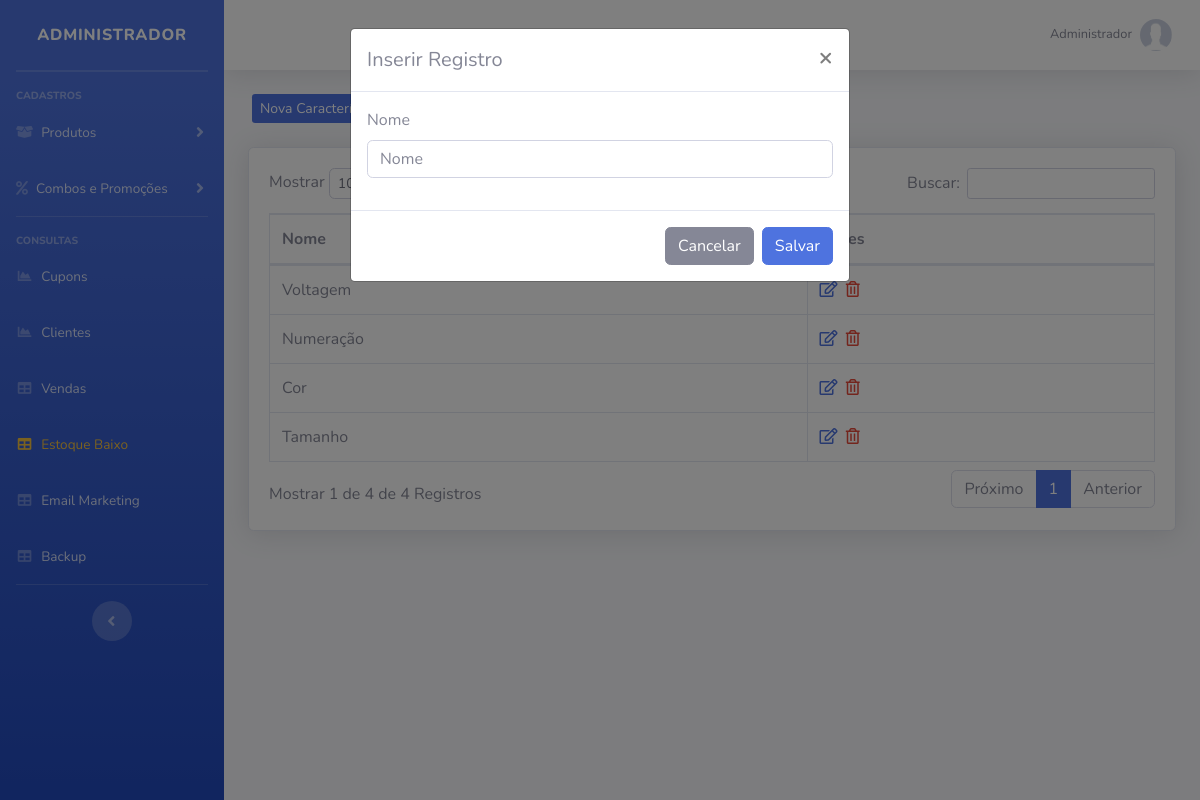
The page /sistema/painel-admin/index.php?pag=carac&funcao=novo (signed in) on the database its author committed.
### tables this page shows
CREATE TABLE `usuarios` (
  `id` int(11) NOT NULL AUTO_INCREMENT,
  `nome` varchar(50) NOT NULL,
  `cpf` varchar(20) NOT NULL,
  `email` varchar(50) NOT NULL,
  `senha` varchar(35) NOT NULL,
  `senha_crip` varchar(150) NOT NULL,
  `nivel` varchar(20) NOT NULL,
  PRIMARY KEY (`id`)
);

CREATE TABLE `carac` (
  `id` int(11) NOT NULL AUTO_INCREMENT,
  `nome` varchar(50) NOT NULL,
  PRIMARY KEY (`id`)
);

### config.php (called while the page is built, shortened)
<?php
$nivel_estoque = 5;
 ?>

### sistema/painel-admin/index.php (the view, shortened to what this page needs)
<?php
require_once("../../conexao.php");
$query = $pdo->query("SELECT * FROM produtos where estoque <= '$nivel_estoque' order by estoque asc ");
$res = $query->fetchAll(PDO::FETCH_ASSOC);
if(@count($res) > 0){
    $classe_estoque = 'text-warning';
}else{
    $classe_estoque = '';
}
$pag = @$_GET["pag"];
$menu1 = "produtos";
$menu2 = "categorias";
$menu3 = "sub-categorias";
$menu4 = "combos";
$menu5 = "promocoes";
$menu6 = "clientes";
$menu7 = "vendas";
$menu8 = "backup";
$menu9 = "tipo-envios";
$menu10 = "carac";
$menu11 = "alertas";
$menu12 = "cupons";
$menu13 = "estoque";
$res = $pdo->query("SELECT * FROM usuarios where id = '$_SESSION[id_usuario]'");
$dados = $res->fetchAll(PDO::FETCH_ASSOC);
$nome_usu = @$dados[0]['nome'];
?>
<!DOCTYPE html>
<html lang="en">
<head>
    <link href="../vendor/fontawesome-free/css/all.min.css" rel="stylesheet" type="text/css">
    <link href="../css/sb-admin-2.min.css" rel="stylesheet">
    <link href="../css/style.css" rel="stylesheet">
    <link href="../vendor/datatables/dataTables.bootstrap4.min.css" rel="stylesheet">
</head>
<body id="page-top">
    <div id="wrapper">
        <ul class="navbar-nav bg-gradient-primary sidebar sidebar-dark accordion" id="accordionSidebar">
            <a class="sidebar-brand d-flex align-items-center justify-content-center" href="index.php">
                <div class="sidebar-brand-text mx-3">Administrador</div>
            </a>
            <hr class="sidebar-divider my-0">
            <hr class="sidebar-divider">
            <div class="sidebar-heading">
                Cadastros
            </div>
            <li class="nav-item">
                <a class="nav-link collapsed" href="#" data-toggle="collapse" data-target="#collapseTwo" aria-expanded="true" aria-controls="collapseTwo">
                    <i class="fas fa-box-open"></i>
                    <span>Produtos</span>
                </a>
            </li>
            <li class="nav-item">
                <a class="nav-link collapsed" href="#" data-toggle="collapse" data-target="#collapseUtilities" aria-expanded="true" aria-controls="collapseUtilities">
                    <i class="fas fa-percent"></i>
                    <span>Combos e Promoções</span>
                </a>
            </li>
            <hr class="sidebar-divider">
            <div class="sidebar-heading">
                Consultas
            </div>
             <li class="nav-item">
                <a class="nav-link" href="index.php?pag=<?php echo $menu12 ?>">
                    <i class="fas fa-fw fa-chart-area"></i>
                    <span>Cupons</span></a>
                </li>
            <li class="nav-item">
                <a class="nav-link" href="index.php?pag=<?php echo $menu6 ?>">
                    <i class="fas fa-fw fa-chart-area"></i>
                    <span>Clientes</span></a>
                </li>
                <li class="nav-item">
                    <a class="nav-link" href="index.php?pag=<?php echo $menu7 ?>">
                        <i class="fas fa-fw fa-table"></i>
                        <span>Vendas</span></a>
                    </li>
                     <li class="nav-item">
                    <a class="nav-link" href="index.php?pag=<?php echo $menu13 ?>">
                        <i class="fas fa-fw fa-table <?php echo $classe_estoque ?>"></i>
                        <span class="<?php echo $classe_estoque ?>">Estoque Baixo</span></a>
                    </li>
                     <li class="nav-item">
                        <a class="nav-link" href="" data-toggle="modal" data-target="#ModalEmail">
                            <i class="fas fa-fw fa-table"></i>
                            <span>Email Marketing</span></a>
                        </li>
                    <li class="nav-item">
                        <a class="nav-link" href="backup.php">
                            <i class="fas fa-fw fa-table"></i>
                            <span>Backup</span></a>
                        </li>
                        <hr class="sidebar-divider d-none d-md-block">
                        <div class="text-center d-none d-md-inline">
                            <button class="rounded-circle border-0" id="sidebarToggle"></button>
                        </div>
                    </ul>
                    <div id="content-wrapper" class="d-flex flex-column">
                        <div id="content">
                            <nav class="navbar navbar-expand navbar-light bg-white topbar mb-4 static-top shadow">
                                <ul class="navbar-nav ml-auto">
                                    <li class="nav-item dropdown no-arrow">
                                        <a class="nav-link dropdown-toggle" href="#" id="userDropdown" role="button" data-toggle="dropdown" aria-haspopup="true" aria-expanded="false">
                                            <span class="mr-2 d-none d-lg-inline text-gray-600 small"><?php echo @$nome_usu ?></span>
                                            <img class="img-profile rounded-circle" src="../../img/sem-foto.jpg">
                                        </a>
                                    </li>
                                </ul>
                            </nav>
                            <div class="container-fluid">
                                <?php if ($pag == null) {
                                    include_once("home.php");
                                } else if ($pag==$menu1) {
                                    include_once($menu1.".php");
                                } else if ($pag==$menu2) {
                                    include_once($menu2.".php");
                                } else if ($pag==$menu3) {
                                    include_once($menu3.".php");
                                } else if ($pag==$menu4) {
                                    include_once($menu4.".php");
                                } else if ($pag==$menu5) {
                                    include_once($menu5.".php");
                                } else if ($pag==$menu6) {
                                    include_once($menu6.".php");
                                } else if ($pag==$menu7) {
                                    include_once($menu7.".php");
                                } else if ($pag==$menu8) {
                                    include_once($menu8.".php");
                                } else if ($pag==$menu9) {
                                    include_once($menu9.".php");
                                } else if ($pag==$menu10) {
                                    include_once($menu10.".php");
                                 } else if ($pag==$menu11) {
                                    include_once($menu11.".php");
                                } else if ($pag==$menu12) {
                                    include_once($menu12.".php");
                                } else if ($pag==$menu13) {
                                    include_once($menu13.".php");
                                } else {
                                    include_once("home.php");
                                }
                                ?>
                            </div>
                        </div>
                    </div>
                </div>
            </body>
            </html>

### sistema/painel-admin/carac.php (shortened to what this page needs)
<?php
$pag = "carac";
require_once("../../conexao.php");
?>
<div class="row mt-4 mb-4">
    <a type="button" class="btn-primary btn-sm ml-3 d-none d-md-block" href="index.php?pag=<?php echo $pag ?>&funcao=novo">Nova Característica</a>
</div>
<div class="card shadow mb-4">
    <div class="card-body">
        <div class="table-responsive">
            <table class="table table-bordered" id="dataTable" width="100%" cellspacing="0">
                <thead>
                    <tr>
                        <th>Nome</th>
                        <th>Ações</th>
                    </tr>
                </thead>
                <tbody>
                   <?php
                   $query = $pdo->query("SELECT * FROM carac order by id desc ");
                   $res = $query->fetchAll(PDO::FETCH_ASSOC);
                   for ($i=0; $i < count($res); $i++) {
                      $nome = $res[$i]['nome'];
                      $id = $res[$i]['id'];
                      ?>
                    <tr>
                        <td><?php echo $nome ?></td>
                        <td>
                             <a href="index.php?pag=<?php echo $pag ?>&funcao=editar&id=<?php echo $id ?>" class='text-primary mr-1' title='Editar Dados'><i class='far fa-edit'></i></a>
                            <a href="index.php?pag=<?php echo $pag ?>&funcao=excluir&id=<?php echo $id ?>" class='text-danger mr-1' title='Excluir Registro'><i class='far fa-trash-alt'></i></a>
                        </td>
                    </tr>
<?php } ?>
                </tbody>
            </table>
        </div>
    </div>
</div>
<div class="modal fade" id="modalDados" tabindex="-1" role="dialog" aria-labelledby="exampleModalLabel" aria-hidden="true">
    <div class="modal-dialog" role="document">
        <div class="modal-content">
            <div class="modal-header">
                <?php
                if (@$_GET['funcao'] == 'editar') {
                    $titulo = "Editar Registro";
                    $id2 = $_GET['id'];
                    $query = $pdo->query("SELECT * FROM carac where id = '" . $id2 . "' ");
                    $res = $query->fetchAll(PDO::FETCH_ASSOC);
                    $nome2 = $res[0]['nome'];
                } else {
                    $titulo = "Inserir Registro";
                }
                ?>
                <h5 class="modal-title" id="exampleModalLabel"><?php echo $titulo ?></h5>
                <button type="button" class="close" data-dismiss="modal" aria-label="Close">
                    <span aria-hidden="true">&times;</span>
                </button>
            </div>
            <form id="form" method="POST">
                <div class="modal-body">
                    <div class="form-group">
                        <label >Nome</label>
                        <input value="<?php echo @$nome2 ?>" type="text" class="form-control" id="nome-cat" name="nome-cat" placeholder="Nome">
                    </div>
                </div>
                <div class="modal-footer">
                    <button type="button" id="btn-fechar" class="btn btn-secondary" data-dismiss="modal">Cancelar</button>
                    <button type="submit" name="btn-salvar" id="btn-salvar" class="btn btn-primary">Salvar</button>
                </div>
            </form>
        </div>
    </div>
</div>

### rows shown on the page
usuarios: nome "Administrador"
carac: nome "Voltagem"
carac: nome "Numeração"
carac: nome "Cor"
carac: nome "Tamanho"

### other values the page prints
$titulo "Inserir Registro"
